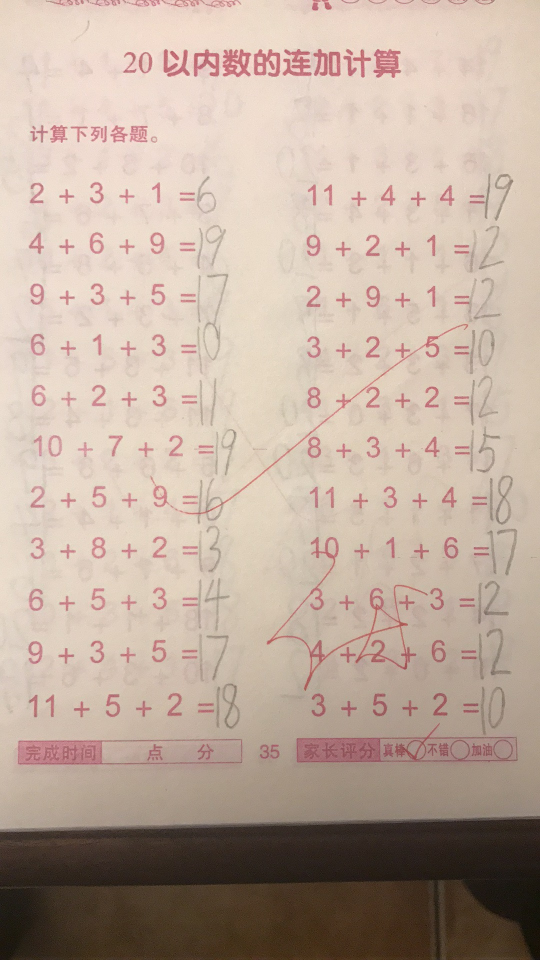
#> input picture imageCroper/test.jpg, 1080 x 1920 px (shown at 1/2 size)
$ python imageCroper.py
#> lines starting #> are read from the running program, lines starting #| are printed output that depends on the picture
'''
该py程序用于将图片按照指定RBOX坐标进行切割并保存，主要是为了配合ArtQun——project1中的CRNN训练使用
该py要求txt文件中每一行只包含了RBOX框左上角和右下角的坐标，且坐标为相对坐标而不是绝对坐标
所以如果用作他用，请酌情修改。具体要求可见附例
'''
from PIL import Image

import argparse
import shutil
import sys
import os

FLAGS = None

def imageCroper(imgPath, txtPath):
    '''
        读取imgPath对应的图片和txtPath对应的txt文件。
        并按照txt文件记录的坐标对图片进行切割
        输入：
            imgPath：要切割的图片的路径
            txtPath：记录了RBOX坐标信息的txt文本路径
    '''
#> called with imgPath = 'test.jpg', txtPath = 'test.txt'
    #获得文件名（不含。jpg等）
    basename = os.path.basename(imgPath).split('.')[0]
    #建立结果保存路径
    dstPath = os.path.join(os.path.dirname(imgPath), basename)
    if not os.path.exists(dstPath):#如果不存在，则创立文件夹
        os.mkdir(dstPath)
    else:#已经存在，则删除文件夹，重新建立
        shutil.rmtree(dstPath)
        os.mkdir(dstPath)

    img = Image.open(imgPath)
#> img is the input picture: PIL image 1080x1920 RGB; mean R, G, B 191.2, 172, 158.2
    img_w, img_h = img.size
#> img_w = 1080; img_h = 1920
    offset = min(img_w, img_h)//100
#> offset = 10

    #读取RBOX框位置信息，并对图片进行切割
    txtFile = open(txtPath, 'r')
#> (reads imageCroper/test.txt from the repository)
    lines = txtFile.readlines()
    lenc = len(lines)
    for i in range(1, lenc):
        #将一行末尾的'/n'去掉，并将str转化为float
        line = lines[i]
        line = list(map(float, line.replace('\n', '').split(' ')))
        #左上角
        x1 = int(line[0]*img_w) - offset
        y1 = int(line[1]*img_h) - offset
        #右下角
        x2 = int(line[2]*img_w) + offset
        y2 = int(line[3]*img_h) + offset
        box = (x1, y1, x2, y2)
        dst_img = img.crop(box).resize((100, 30))
        index = str(i) + '.jpg'
        savePath = os.path.join(dstPath, index)
        dst_img.save(savePath)
#> this loop made 21 passes
#> pass 1, in imageCroper, `dst_img = img.crop(box).resize((100, 30))`:
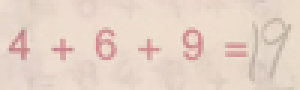
#> dst_img: PIL image 100x30 RGB (shown 3 times larger); mean R, G, B 230.3, 211.1, 198.8
#> pass 2, in imageCroper, `dst_img = img.crop(box).resize((100, 30))`:
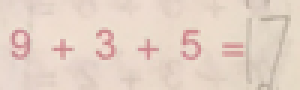
#> dst_img: PIL image 100x30 RGB (shown 3 times larger); mean R, G, B 228.9, 210.5, 197.9
#> pass 3, in imageCroper, `dst_img = img.crop(box).resize((100, 30))`:
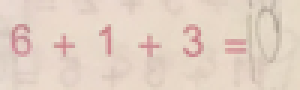
#> dst_img: PIL image 100x30 RGB (shown 3 times larger); mean R, G, B 227.1, 209.1, 195.8
#> after the loop:
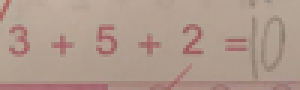
#> dst_img: PIL image 100x30 RGB (shown 3 times larger); mean R, G, B 175.1, 153.4, 140.4

def main(_):
    imageCroper(FLAGS.imgPath, FLAGS.txtPath)


if __name__ == '__main__':
    parser = argparse.ArgumentParser()

    parser.add_argument(
      '--imgPath',
      type=str,
      default='test.jpg',
      help="Path to the img"
    )
    parser.add_argument(
      '--txtPath',
      type=str,
      default='test.txt',
      help="Path to the txt"
    )

    FLAGS, unparsed = parser.parse_known_args()
    main([sys.argv[0]] + unparsed)
